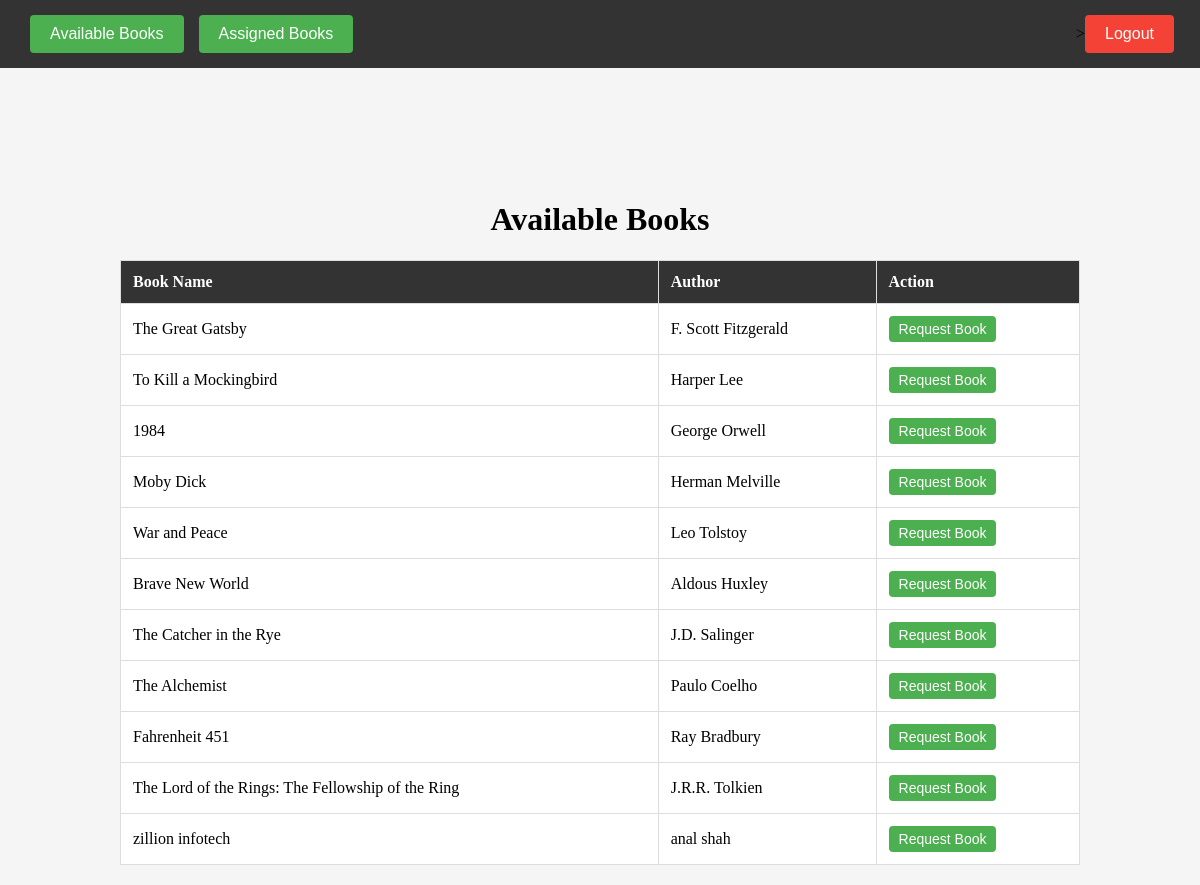
Page /available_books/ (signed in) on the committed database.
### library/models.py (models this page shows, shortened)
class Book(models.Model):
    title = models.CharField(max_length=50)
    author = models.CharField(max_length=50)
    total_copies = models.IntegerField()
    available_copies = models.IntegerField()
    created_at = models.DateField(auto_now_add=True)

### library/views.py (the view, shortened to what this page needs)
# urls.py: path('available_books/', views.available_books, name='available_books'),
@login_required(login_url='login_page')
def available_books(request):
    books = Book.objects.all()
    user = request.user
    return render(request, 'user_library/available_books.html', {'books': books, 'user': user})

### library/templates/user_library/available_books.html (shortened to what this page needs)
<!DOCTYPE html>
<html lang="en">
<head>
</head>
<body>
    <h1>{{user}}</h1>
    <div class="navbar">
        <div class="nav-left">
            <a href="{% url 'available_books' %}"><button >Available Books</button></a>
            <a href="{% url 'assigned_books' %}"><button>Assigned Books</button></a>
        </div>
        <div class="nav-right">
            ><a href="{% url 'logout' %}"><button>Logout</button></a>
        </div>
    </div>
    <div class="content">
        <h1 style="text-align: center;">Available Books</h1>
        <table>
            <thead>
                <tr>
                    <th>Book Name</th>
                    <th>Author</th>
                    <th>Action</th>
                </tr>
            </thead>
            <tbody>
                {% for book in books %}
                <tr>
                    <td>{{ book.title }}</td>
                    <td>{{ book.author }}</td>
                    <td>
                        <form action="{% url 'available_books' %}" method="POST">
                            <button type="submit" class="request-btn">Request Book</button>
                        </form>
                    </td>
                </tr>
                {% endfor %}
            </tbody>
        </table>
    </div>
</body>
</html>

### library/templates/user_library/available_books.html (style rules this page uses)
body { margin: 0; padding: 0; background-color: #f5f5f5; }
.navbar { display: flex; justify-content: space-between; align-items: center; background-color: #333; padding: 15px 30px; position: fixed; width: 100%; top: 0; }
.navbar .nav-left { display: flex; gap: 15px; }
.navbar button { background-color: #4CAF50; color: white; padding: 10px 20px; border: none; border-radius: 4px; cursor: pointer; font-size: 16px; }
.navbar .nav-right button { background-color: #f44336; margin-right: 7vh; }
table { width: 80%; margin: 20px auto; border-collapse: collapse; background-color: white; }
table, th, td { border: 1px solid #ddd; }
th, td { padding: 12px; text-align: left; }
th { background-color: #333; color: white; }
.request-btn { background-color: #4CAF50; color: white; padding: 5px 10px; border: none; border-radius: 4px; cursor: pointer; font-size: 14px; }
.content { padding-top: 100px; }

### rows in the picture
Book: title "The Great Gatsby", author "F. Scott Fitzgerald"
Book: title "To Kill a Mockingbird", author "Harper Lee"
Book: title "1984", author "George Orwell"
Book: title "Moby Dick", author "Herman Melville"
Book: title "War and Peace", author "Leo Tolstoy"
Book: title "Brave New World", author "Aldous Huxley"
Book: title "The Catcher in the Rye", author "J.D. Salinger"
Book: title "The Alchemist", author "Paulo Coelho"
Book: title "Fahrenheit 451", author "Ray Bradbury"
Book: title "The Lord of the Rings: The Fellowship of the Ring", author "J.R.R. Tolkien"
Book: title "zillion infotech", author "anal shah"
